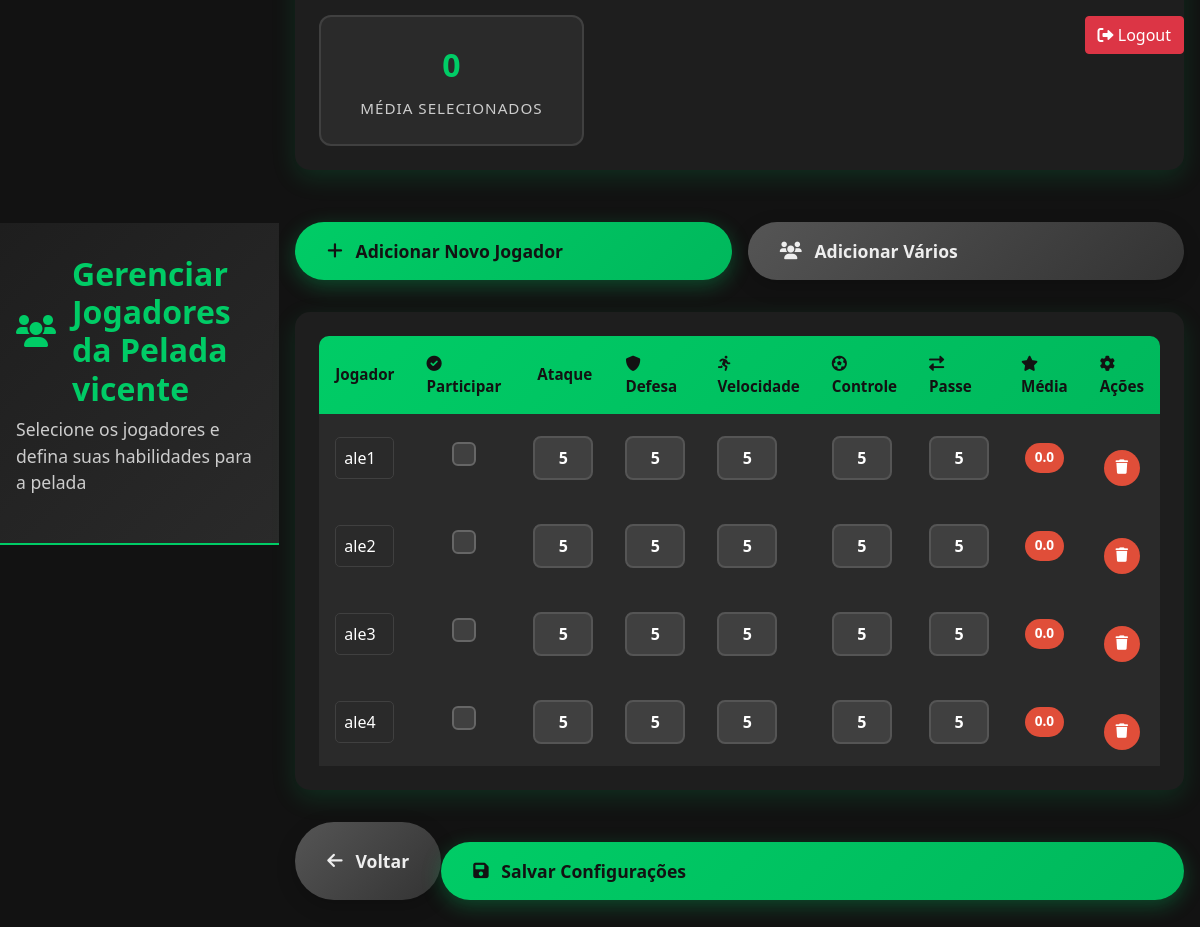
Page /gerencia/pelada/15/editar/ (signed in) on the committed database.
### pelada/models.py (models this page shows)
class Pelada(models.Model):
    nome = models.CharField(max_length=100)
    criador = models.ForeignKey(User, on_delete=models.CASCADE, related_name='peladas_criadas')
    descricao = models.CharField(max_length=500, blank=True, null=True)
    created_at = models.DateTimeField(auto_now_add=True)

class ParticipantePelada(models.Model):
    pelada = models.ForeignKey(Pelada, on_delete=models.CASCADE, related_name='participantes')
    usuario = models.ForeignKey(User, on_delete=models.CASCADE)
    nome = models.CharField(max_length=100)
    ataque = models.IntegerField(default=0)
    velocidade = models.IntegerField(default=0)
    defesa = models.IntegerField(default=0)
    passe = models.IntegerField(default=0)
    controle = models.IntegerField(default=0)
    def to_dict(self):
        return {
            'id': self.id,
            'pelada': self.pelada.id,
            'usuario': self.usuario.username,
            'nome': self.nome,
            'ataque': self.ataque,
            'velocidade': self.velocidade,
            'defesa': self.defesa,
            'passe': self.passe,
            'controle': self.controle
        }

### pelada/views.py (the view)
# urls.py: path('pelada/<int:pelada_id>/editar/', views.editar_pelada, name='editar_pelada'),
@login_required
def editar_pelada(request, pelada_id):
    pelada = get_object_or_404(Pelada, id=pelada_id, criador=request.user)
    players_usercase = participante_factory()
    players = players_usercase.participante_pelada_repository.get_participantes_by_pelada_id(pelada_id)
    players_dict = [player.to_dict() for player in players]
    return render(request, 'pelada/editar_pelada.html', {'pelada': pelada, 'players': players_dict})

### pelada/repository/participante_pelada_repository.py (called while the page is built)
    def get_participantes_by_pelada_id(request, pelada_id: int) -> List[ParticipantePelada]:
        try:
            return ParticipantePelada.objects.filter(pelada_id=pelada_id)
        except ParticipantePelada.DoesNotExist:
            raise Exception("Participantes não encontrados.")
        except Exception as e:
            raise Exception(f"Erro ao obter participantes: {e}")

### pelada/views.py (called while the page is built)
def participante_factory():
    participante_repo = ParticipantePeladaRepository()
    participante_service = ParticipantePeladaService(participante_repo)
    return participante_service

### pelada/templates/pelada/editar_pelada.html (shortened to what this page needs)
{% extends 'base.html' %}
{% load static %}
{% block content %}
<link rel="stylesheet" href="https://cdnjs.cloudflare.com/ajax/libs/font-awesome/6.0.0/css/all.min.css">
<div class="header-section">
    <div class="header-content">
        <h1 class="header-title">
            <i class="fas fa-users"></i>
            Gerenciar Jogadores da Pelada {{ pelada.nome|default:"Nova Pelada" }}
        </h1>
        <p class="header-subtitle">Selecione os jogadores e defina suas habilidades para a pelada</p>
    </div>
</div>
<div class="players-container">
    <div class="stats-section">
        <div class="stats-grid">
            <div class="stat-card">
                <div class="stat-number" id="avg-selected">0.0</div>
                <div class="stat-label">Média Selecionados</div>
            </div>
        </div>
    </div>
    <div class="add-player-section">
        <button class="add-player-btn" onclick="addNewPlayer()" type="button">
            <i class="fas fa-plus"></i>
            Adicionar Novo Jogador
        </button>
        <button class="btn-secondary-custom" onclick="addMultiplePlayers()" type="button">
            <i class="fas fa-users"></i>
            Adicionar Vários
        </button>
    </div>
    <div class="players-table-wrapper">
        <form method="post" id="players-form" action="{% url 'salva_pelada' pelada.id|default:0 %}">
            <table class="players-table">
                <thead>
                    <tr class="table-header">
                        <th>Jogador</th>
                        <th><i class="fas fa-check-circle"></i> Participar</th>
                        <th> Ataque</th>
                        <th><i class="fas fa-shield-alt"></i> Defesa</th>
                        <th><i class="fas fa-running"></i> Velocidade</th>
                        <th><i class="fas fa-futbol"></i> Controle</th>
                        <th><i class="fas fa-exchange-alt"></i> Passe</th>
                        <th><i class="fas fa-star"></i> Média</th>
                        <th><i class="fas fa-cog"></i> Ações</th>
                    </tr>
                </thead>
                <tbody id="players-tbody">
                    {% for player in players %}
                    <tr class="player-row" data-player-id="{{ player.id }}">
                        <td class="player-name">
                            <input type="text" name="player_name" value="{{ player.nome|default:'' }}" class="player-name-input" required>
                        </td>
                        <td>
                            <div class="checkbox-wrapper">
                                <label class="custom-checkbox">
                                    <span class="checkmark"></span>
                                </label>
                            </div>
                        </td>
                        <td>
                            <input type="number" class="skill-input" name="player_attack" min="0" max="10" value="{{ player.ataque|default:5 }}" required>
                        </td>
                        <td>
                            <input type="number" class="skill-input" name="player_defense" min="0" max="10" value="{{ player.defesa|default:5 }}" required>
                        </td>
                        <td>
                            <input type="number" class="skill-input" name="player_speed" min="0" max="10" value="{{ player.velocidade|default:5 }}" required>
                        </td>
                        <td>
                            <input type="number" class="skill-input" name="player_control" min="0" max="10" value="{{ player.controle|default:5 }}" required>
                        </td>
                        <td>
                            <input type="number" class="skill-input" name="player_pass" min="0" max="10" value="{{ player.passe|default:5 }}" required>
                        </td>
                        <td class="player-avg">
                            <span class="avg-badge {% if player.media >= 7 %}avg-high{% elif player.media >= 5 %}avg-medium{% else %}avg-low{% endif %}">
                                {{ player.media|default:"0.0" }}
                            </span>
                        </td>
                        <td>
                            <div class="action-buttons">
                                <button type="button" class="btn-icon btn-delete" onclick="removePlayer('{{ player.id }}')" title="Remover jogador">
                                    <i class="fas fa-trash"></i>
                                </button>
                            </div>
                        </td>
                    </tr>
                    {% endfor %}
                </tbody>
            </table>
        </form>
    </div>
    <div class="pelada-actions" style="display: flex; justify-content: space-between; margin-top: 2rem;">
        <a href="{% url 'gerenciador' %}" class="btn-secondary-custom">
            <i class="fas fa-arrow-left"></i>
            Voltar
        </a>
        <button type="submit" form="players-form" class="btn-primary-custom">
            <i class="fas fa-save"></i>
            Salvar Configurações
        </button>
    </div>
</div>
{% endblock %}

### usuarios/static/css/login.css (style rules this page uses)
body { font-family: 'Roboto', sans-serif; background: linear-gradient(135deg, #1d6431, #4CAF50); color: #fff; margin: 0; padding: 0; height: 100vh; display: flex; justify-content: center; align-items: center; overflow: hidden; }
p { color: #4CAF50; }
label { font-size: 14px; color: #4CAF50; font-weight: 600; margin-bottom: 8px; display: block; }

### usuarios/static/css/cadastro.css (style rules this page uses)
body { background-color: linear-gradient(135deg, #1d6431, #4CAF50); font-family: 'Roboto', sans-serif; color: #333; margin: 0; padding: 0; }
label { font-size: 14px; color: #4CAF50; font-weight: 600; margin-bottom: 8px; display: block; }
input { width: 100%; padding: 12px; border-radius: 8px; border: 1px solid #e0e0e0; background-color: #F9F9F9; font-size: 16px; color: #333; transition: all 0.3s ease; }
button { width: 100%; padding: 14px; background: linear-gradient(135deg, #1d6431, #4CAF50); border: none; border-radius: 8px; color: #fff; font-size: 18px; cursor: pointer; transition: background 0.3s ease; margin-top: 20px; }
a { color: #4b9f4d; font-size: 14px; text-decoration: none; font-weight: 600; display: block; text-align: center; }

### usuarios/static/css/pagina_principal.css (style rules this page uses)
body { background-color: #f8f9fa; font-family: 'Arial', sans-serif; }
h1 { color: #FFD700; }

### rows in the picture
Pelada: nome "vicente"
ParticipantePelada: player_name "ale1"
ParticipantePelada: player_name "ale2"
ParticipantePelada: player_name "ale3"
ParticipantePelada: player_name "ale4"

### other values in the picture
{{ player.media|default:"0.0" }} "0.0" "0.0" "0.0" "0.0"
